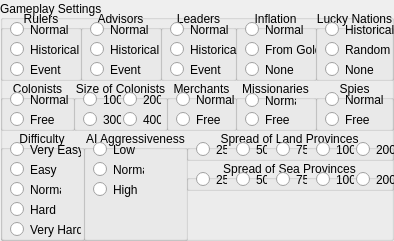
  <widget class="QGroupBox" name="groupBox_30">
   <property name="geometry">
    <rect>
     <x>0</x>
     <y>372</y>
     <width>394</width>
     <height>241</height>
    </rect>
   </property>
   <property name="title">
    <string>Gameplay Settings</string>
   </property>
   <property name="alignment">
    <set>Qt::AlignLeading|Qt::AlignLeft|Qt::AlignVCenter</set>
   </property>
   <widget class="QGroupBox" name="groupBox_13">
    <property name="geometry">
     <rect>
      <x>0</x>
      <y>10</y>
      <width>82</width>
      <height>71</height>
     </rect>
    </property>
    <property name="title">
     <string>Rulers</string>
    </property>
    <property name="alignment">
     <set>Qt::AlignCenter</set>
    </property>
    <widget class="QRadioButton" name="radioButton_22">
     <property name="geometry">
      <rect>
       <x>10</x>
       <y>10</y>
       <width>71</width>
       <height>19</height>
      </rect>
     </property>
     <property name="text">
      <string>Normal</string>
     </property>
    </widget>
    <widget class="QRadioButton" name="radioButton_23">
     <property name="geometry">
      <rect>
       <x>10</x>
       <y>30</y>
       <width>71</width>
       <height>19</height>
      </rect>
     </property>
     <property name="text">
      <string>Historical</string>
     </property>
    </widget>
    <widget class="QRadioButton" name="radioButton_24">
     <property name="geometry">
      <rect>
       <x>10</x>
       <y>50</y>
       <width>51</width>
       <height>19</height>
      </rect>
     </property>
     <property name="text">
      <string>Event</string>
     </property>
    </widget>
   </widget>
   <widget class="QGroupBox" name="groupBox_14">
    <property name="geometry">
     <rect>
      <x>160</x>
      <y>10</y>
      <width>77</width>
      <height>71</height>
     </rect>
    </property>
    <property name="title">
     <string>Leaders</string>
    </property>
    <property name="alignment">
     <set>Qt::AlignCenter</set>
    </property>
    <widget class="QRadioButton" name="radioButton_25">
     <property name="geometry">
      <rect>
       <x>10</x>
       <y>10</y>
       <width>71</width>
       <height>19</height>
      </rect>
     </property>
     <property name="text">
      <string>Normal</string>
     </property>
    </widget>
    <widget class="QRadioButton" name="radioButton_26">
     <property name="geometry">
      <rect>
       <x>10</x>
       <y>30</y>
       <width>71</width>
       <height>19</height>
      </rect>
     </property>
     <property name="text">
      <string>Historical</string>
     </property>
    </widget>
    <widget class="QRadioButton" name="radioButton_27">
     <property name="geometry">
      <rect>
       <x>10</x>
       <y>50</y>
       <width>51</width>
       <height>19</height>
      </rect>
     </property>
     <property name="text">
      <string>Event</string>
     </property>
    </widget>
   </widget>
   <widget class="QGroupBox" name="groupBox_15">
    <property name="geometry">
     <rect>
      <x>80</x>
      <y>10</y>
      <width>82</width>
      <height>71</height>
     </rect>
    </property>
    <property name="title">
     <string>Advisors</string>
    </property>
    <property name="alignment">
     <set>Qt::AlignCenter</set>
    </property>
    <widget class="QRadioButton" name="radioButton_28">
     <property name="geometry">
      <rect>
       <x>10</x>
       <y>10</y>
       <width>71</width>
       <height>19</height>
      </rect>
     </property>
     <property name="text">
      <string>Normal</string>
     </property>
    </widget>
    <widget class="QRadioButton" name="radioButton_29">
     <property name="geometry">
      <rect>
       <x>10</x>
       <y>30</y>
       <width>71</width>
       <height>19</height>
      </rect>
     </property>
     <property name="text">
      <string>Historical</string>
     </property>
    </widget>
    <widget class="QRadioButton" name="radioButton_30">
     <property name="geometry">
      <rect>
       <x>10</x>
       <y>50</y>
       <width>51</width>
       <height>19</height>
      </rect>
     </property>
     <property name="text">
      <string>Event</string>
     </property>
    </widget>
   </widget>
   <widget class="QGroupBox" name="groupBox_24">
    <property name="geometry">
     <rect>
      <x>235</x>
      <y>10</y>
      <width>82</width>
      <height>71</height>
     </rect>
    </property>
    <property name="title">
     <string>Inflation</string>
    </property>
    <property name="alignment">
     <set>Qt::AlignCenter</set>
    </property>
    <widget class="QRadioButton" name="radioButton_31">
     <property name="geometry">
      <rect>
       <x>10</x>
       <y>30</y>
       <width>71</width>
       <height>19</height>
      </rect>
     </property>
     <property name="text">
      <string>From Gold</string>
     </property>
    </widget>
    <widget class="QRadioButton" name="radioButton_32">
     <property name="geometry">
      <rect>
       <x>10</x>
       <y>10</y>
       <width>71</width>
       <height>19</height>
      </rect>
     </property>
     <property name="text">
      <string>Normal</string>
     </property>
    </widget>
    <widget class="QRadioButton" name="radioButton_33">
     <property name="geometry">
      <rect>
       <x>10</x>
       <y>50</y>
       <width>51</width>
       <height>19</height>
      </rect>
     </property>
     <property name="text">
      <string>None</string>
     </property>
    </widget>
   </widget>
   <widget class="QGroupBox" name="groupBox_23">
    <property name="geometry">
     <rect>
      <x>315</x>
      <y>10</y>
      <width>79</width>
      <height>71</height>
     </rect>
    </property>
    <property name="title">
     <string>Lucky Nations</string>
    </property>
    <property name="alignment">
     <set>Qt::AlignCenter</set>
    </property>
    <widget class="QRadioButton" name="radioButton_34">
     <property name="geometry">
      <rect>
       <x>10</x>
       <y>30</y>
       <width>71</width>
       <height>19</height>
      </rect>
     </property>
     <property name="text">
      <string>Random</string>
     </property>
    </widget>
    <widget class="QRadioButton" name="radioButton_35">
     <property name="geometry">
      <rect>
       <x>10</x>
       <y>10</y>
       <width>71</width>
       <height>19</height>
      </rect>
     </property>
     <property name="text">
      <string>Historical</string>
     </property>
    </widget>
    <widget class="QRadioButton" name="radioButton_36">
     <property name="geometry">
      <rect>
       <x>10</x>
       <y>50</y>
       <width>51</width>
       <height>19</height>
      </rect>
     </property>
     <property name="text">
      <string>None</string>
     </property>
    </widget>
   </widget>
   <widget class="QGroupBox" name="groupBox_27">
    <property name="geometry">
     <rect>
      <x>73</x>
      <y>80</y>
      <width>95</width>
      <height>51</height>
     </rect>
    </property>
    <property name="title">
     <string>Size of Colonists</string>
    </property>
    <property name="alignment">
     <set>Qt::AlignCenter</set>
    </property>
    <widget class="QRadioButton" name="radioButton_44">
     <property name="geometry">
      <rect>
       <x>50</x>
       <y>10</y>
       <width>38</width>
       <height>19</height>
      </rect>
     </property>
     <property name="text">
      <string>200</string>
     </property>
    </widget>
    <widget class="QRadioButton" name="radioButton_45">
     <property name="geometry">
      <rect>
       <x>10</x>
       <y>30</y>
       <width>38</width>
       <height>19</height>
      </rect>
     </property>
     <property name="text">
      <string>300</string>
     </property>
    </widget>
    <widget class="QRadioButton" name="radioButton_46">
     <property name="geometry">
      <rect>
       <x>50</x>
       <y>30</y>
       <width>38</width>
       <height>19</height>
      </rect>
     </property>
     <property name="text">
      <string>400</string>
     </property>
    </widget>
    <widget class="QRadioButton" name="radioButton_55">
     <property name="geometry">
      <rect>
       <x>10</x>
       <y>10</y>
       <width>38</width>
       <height>19</height>
      </rect>
     </property>
     <property name="text">
      <string>100</string>
     </property>
    </widget>
   </widget>
   <widget class="QGroupBox" name="groupBox_19">
    <property name="geometry">
     <rect>
      <x>0</x>
      <y>80</y>
      <width>75</width>
      <height>51</height>
     </rect>
    </property>
    <property name="title">
     <string>Colonists</string>
    </property>
    <property name="alignment">
     <set>Qt::AlignCenter</set>
    </property>
    <widget class="QRadioButton" name="radioButton_37">
     <property name="geometry">
      <rect>
       <x>10</x>
       <y>10</y>
       <width>82</width>
       <height>19</height>
      </rect>
     </property>
     <property name="text">
      <string>Normal</string>
     </property>
    </widget>
    <widget class="QRadioButton" name="radioButton_38">
     <property name="geometry">
      <rect>
       <x>10</x>
       <y>30</y>
       <width>51</width>
       <height>19</height>
      </rect>
     </property>
     <property name="text">
      <string>Free</string>
     </property>
    </widget>
   </widget>
   <widget class="QGroupBox" name="groupBox_22">
    <property name="geometry">
     <rect>
      <x>235</x>
      <y>80</y>
      <width>82</width>
      <height>51</height>
     </rect>
    </property>
    <property name="title">
     <string>Missionaries</string>
    </property>
    <property name="alignment">
     <set>Qt::AlignCenter</set>
    </property>
    <widget class="QRadioButton" name="radioButton_39">
     <property name="geometry">
      <rect>
       <x>10</x>
       <y>30</y>
       <width>51</width>
       <height>19</height>
      </rect>
     </property>
     <property name="text">
      <string>Free</string>
     </property>
    </widget>
    <widget class="QRadioButton" name="radioButton_40">
     <property name="geometry">
      <rect>
       <x>10</x>
       <y>10</y>
       <width>51</width>
       <height>21</height>
      </rect>
     </property>
     <property name="text">
      <string>Normal</string>
     </property>
    </widget>
   </widget>
   <widget class="QGroupBox" name="groupBox_21">
    <property name="geometry">
     <rect>
      <x>166</x>
      <y>80</y>
      <width>71</width>
      <height>51</height>
     </rect>
    </property>
    <property name="title">
     <string>Merchants</string>
    </property>
    <property name="alignment">
     <set>Qt::AlignCenter</set>
    </property>
    <widget class="QRadioButton" name="radioButton_41">
     <property name="geometry">
      <rect>
       <x>10</x>
       <y>10</y>
       <width>61</width>
       <height>19</height>
      </rect>
     </property>
     <property name="text">
      <string>Normal</string>
     </property>
    </widget>
    <widget class="QRadioButton" name="radioButton_42">
     <property name="geometry">
      <rect>
       <x>10</x>
       <y>30</y>
       <width>51</width>
       <height>19</height>
      </rect>
     </property>
     <property name="text">
      <string>Free</string>
     </property>
    </widget>
   </widget>
   <widget class="QGroupBox" name="groupBox_20">
    <property name="geometry">
     <rect>
      <x>315</x>
      <y>80</y>
      <width>79</width>
      <height>51</height>
     </rect>
    </property>
    <property name="title">
     <string>Spies</string>
    </property>
    <property name="alignment">
     <set>Qt::AlignCenter</set>
    </property>
    <widget class="QRadioButton" name="radioButton_43">
     <property name="geometry">
      <rect>
       <x>10</x>
       <y>30</y>
       <width>51</width>
       <height>19</height>
      </rect>
     </property>
     <property name="text">
      <string>Free</string>
     </property>
    </widget>
    <widget class="QRadioButton" name="radioButton_47">
     <property name="geometry">
      <rect>
       <x>10</x>
       <y>10</y>
       <width>61</width>
       <height>19</height>
      </rect>
     </property>
     <property name="text">
      <string>Normal</string>
     </property>
    </widget>
   </widget>
   <widget class="QGroupBox" name="groupBox_29">
    <property name="geometry">
     <rect>
      <x>0</x>
      <y>130</y>
      <width>85</width>
      <height>111</height>
     </rect>
    </property>
    <property name="title">
     <string>Difficulty</string>
    </property>
    <property name="alignment">
     <set>Qt::AlignCenter</set>
    </property>
    <widget class="QRadioButton" name="radioButton_50">
     <property name="geometry">
      <rect>
       <x>10</x>
       <y>10</y>
       <width>71</width>
       <height>19</height>
      </rect>
     </property>
     <property name="text">
      <string>Very Easy</string>
     </property>
    </widget>
    <widget class="QRadioButton" name="radioButton_51">
     <property name="geometry">
      <rect>
       <x>10</x>
       <y>50</y>
       <width>51</width>
       <height>19</height>
      </rect>
     </property>
     <property name="text">
      <string>Normal</string>
     </property>
    </widget>
    <widget class="QRadioButton" name="radioButton_52">
     <property name="geometry">
      <rect>
       <x>10</x>
       <y>70</y>
       <width>51</width>
       <height>19</height>
      </rect>
     </property>
     <property name="text">
      <string>Hard</string>
     </property>
    </widget>
    <widget class="QRadioButton" name="radioButton_53">
     <property name="geometry">
      <rect>
       <x>10</x>
       <y>90</y>
       <width>71</width>
       <height>19</height>
      </rect>
     </property>
     <property name="text">
      <string>Very Hard</string>
     </property>
    </widget>
    <widget class="QRadioButton" name="radioButton_54">
     <property name="geometry">
      <rect>
       <x>10</x>
       <y>30</y>
       <width>51</width>
       <height>19</height>
      </rect>
     </property>
     <property name="text">
      <string>Easy</string>
     </property>
    </widget>
   </widget>
   <widget class="QGroupBox" name="groupBox_28">
    <property name="geometry">
     <rect>
      <x>83</x>
      <y>130</y>
      <width>105</width>
      <height>111</height>
     </rect>
    </property>
    <property name="title">
     <string>AI Aggressiveness</string>
    </property>
    <property name="alignment">
     <set>Qt::AlignCenter</set>
    </property>
    <widget class="QRadioButton" name="radioButton_48">
     <property name="geometry">
      <rect>
       <x>10</x>
       <y>10</y>
       <width>51</width>
       <height>19</height>
      </rect>
     </property>
     <property name="text">
      <string>Low</string>
     </property>
    </widget>
    <widget class="QRadioButton" name="radioButton_49">
     <property name="geometry">
      <rect>
       <x>10</x>
       <y>30</y>
       <width>51</width>
       <height>19</height>
      </rect>
     </property>
     <property name="text">
      <string>Normal</string>
     </property>
    </widget>
    <widget class="QRadioButton" name="radioButton_56">
     <property name="geometry">
      <rect>
       <x>10</x>
       <y>50</y>
       <width>51</width>
       <height>19</height>
      </rect>
     </property>
     <property name="text">
      <string>High</string>
     </property>
    </widget>
   </widget>
   <widget class="QGroupBox" name="groupBox_25">
    <property name="geometry">
     <rect>
      <x>186</x>
      <y>130</y>
      <width>208</width>
      <height>31</height>
     </rect>
    </property>
    <property name="title">
     <string>Spread of Land Provinces</string>
    </property>
    <property name="alignment">
     <set>Qt::AlignCenter</set>
    </property>
    <widget class="QRadioButton" name="radioButton_57">
     <property name="geometry">
      <rect>
       <x>10</x>
       <y>10</y>
       <width>31</width>
       <height>19</height>
      </rect>
     </property>
     <property name="text">
      <string>25</string>
     </property>
    </widget>
    <widget class="QRadioButton" name="radioButton_58">
     <property name="geometry">
      <rect>
       <x>50</x>
       <y>10</y>
       <width>31</width>
       <height>19</height>
      </rect>
     </property>
     <property name="text">
      <string>50</string>
     </property>
    </widget>
    <widget class="QRadioButton" name="radioButton_59">
     <property name="geometry">
      <rect>
       <x>90</x>
       <y>10</y>
       <width>31</width>
       <height>19</height>
      </rect>
     </property>
     <property name="text">
      <string>75</string>
     </property>
    </widget>
    <widget class="QRadioButton" name="radioButton_60">
     <property name="geometry">
      <rect>
       <x>130</x>
       <y>10</y>
       <width>38</width>
       <height>19</height>
      </rect>
     </property>
     <property name="text">
      <string>100</string>
     </property>
    </widget>
    <widget class="QRadioButton" name="radioButton_61">
     <property name="geometry">
      <rect>
       <x>170</x>
       <y>10</y>
       <width>38</width>
       <height>19</height>
      </rect>
     </property>
     <property name="text">
      <string>200</string>
     </property>
    </widget>
   </widget>
   <widget class="QGroupBox" name="groupBox_26">
    <property name="geometry">
     <rect>
      <x>186</x>
      <y>160</y>
      <width>208</width>
      <height>31</height>
     </rect>
    </property>
    <property name="title">
     <string>Spread of Sea Provinces</string>
    </property>
    <property name="alignment">
     <set>Qt::AlignCenter</set>
    </property>
    <widget class="QRadioButton" name="radioButton_62">
     <property name="geometry">
      <rect>
       <x>10</x>
       <y>10</y>
       <width>31</width>
       <height>19</height>
      </rect>
     </property>
     <property name="text">
      <string>25</string>
     </property>
    </widget>
    <widget class="QRadioButton" name="radioButton_63">
     <property name="geometry">
      <rect>
       <x>50</x>
       <y>10</y>
       <width>31</width>
       <height>19</height>
      </rect>
     </property>
     <property name="text">
      <string>50</string>
     </property>
    </widget>
    <widget class="QRadioButton" name="radioButton_64">
     <property name="geometry">
      <rect>
       <x>90</x>
       <y>10</y>
       <width>31</width>
       <height>19</height>
      </rect>
     </property>
     <property name="text">
      <string>75</string>
     </property>
    </widget>
    <widget class="QRadioButton" name="radioButton_65">
     <property name="geometry">
      <rect>
       <x>130</x>
       <y>10</y>
       <width>38</width>
       <height>19</height>
      </rect>
     </property>
     <property name="text">
      <string>100</string>
     </property>
    </widget>
    <widget class="QRadioButton" name="radioButton_66">
     <property name="geometry">
      <rect>
       <x>170</x>
       <y>10</y>
       <width>38</width>
       <height>19</height>
      </rect>
     </property>
     <property name="text">
      <string>200</string>
     </property>
    </widget>
   </widget>
  </widget>
